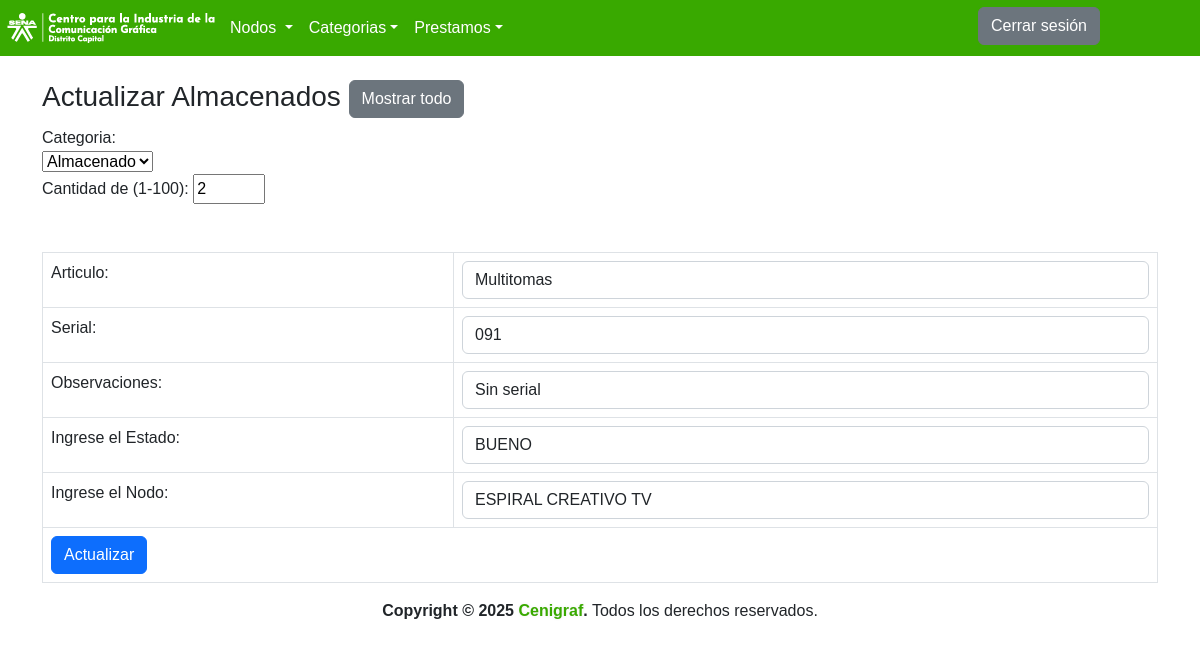
Screenshot of /InicioSesion/Usuarios/Delegados/vistas/Almacenados/actualizar_almacenados.php?id=214 with the database file from the repository.
### tables this page shows
CREATE TABLE `almacenado` (
  `ID_ALMACENADO` int(20) NOT NULL,
  `NOMBRE_ALMACENADO` varchar(50) NOT NULL,
  `CATEGORIA_NOMBRE` varchar(50) NOT NULL,
  `SERIAL_ALMACENADO` varchar(50) NOT NULL,
  `OBSERV_ALMACENADO` varchar(150) NOT NULL,
  `ESTADO` varchar(50) NOT NULL,
  `nodos` varchar(50) NOT NULL,
  `CANTIDAD_ALMACENADO` int(11) NOT NULL
);

### InicioSesion/Usuarios/Delegados/vistas/Almacenados/actualizar_almacenados.php (the view, shortened to what this page needs)
<?php
include '../../conexionPDO.php';
$id=$_GET['id'];
$sql="SELECT * FROM almacenado WHERE ID_ALMACENADO='".$id."'";
$query=mysqli_query($con,$sql);
$row=mysqli_fetch_assoc($query);
   			?>
<!DOCTYPE html>
<html lang="en">
	<head>
	<link rel="stylesheet" href="https://cdn.jsdelivr.net/npm/bootstrap@5.2.1/dist/css/bootstrap.min.css">
	<link rel="stylesheet" href="../css/style.css">
</head>
		<header>
    <div class="contenedor-principal">
        <nav class="navbar navbar-expand-lg " style="background:#39A900;">
            <a href="http://localhost/Inventario/InicioSesion/Usuarios/Delegados/index.php">
            <img src="../../img/logosena.PNG">
            </a>
            <div class="collapse navbar-collapse" id="navbarNavDropdown">
                <ul class="navbar-nav">
                    <li class="nav-item active">
                        <div class="menunavegacion">
                            <a class="nav-link dropdown-toggle" href="#" id="navbarDropdownMenuLink" data-toggle="dropdown" aria-haspopup="true" aria-expanded="false">Nodos
                            </a>
                    </li>
                    <li class="nav-item dropdown">
                    <a class="nav-link dropdown-toggle" href="#" id="navbarDropdownMenuLink" data-toggle="dropdown" aria-haspopup="true" aria-expanded="false">Categorias</a>
                    </li>
                    <li class="nav-item dropdown">
                    <a class="nav-link dropdown-toggle" href="#" id="navbarDropdownMenuLink" data-toggle="dropdown" aria-haspopup="true" aria-expanded="false">Prestamos</a>
                    </li>
                </ul>
            </div>
            <a href="../../../../../index.php"><button type="button" class="btn btn-secondary" style=" margin-top:-5px; margin-right:100px; ">Cerrar sesi&oacute;n</button> </a>
    </div>
</header>
<body>
<br>
<div class="container">
  <div class="page-header">
    <h1 class="h3">Actualizar Almacenados <a class="btn btn-secondary" href="listas_almacenados.php"> <span class="glyphicon glyphicon-eye-open"></span>Mostrar todo </a></h1>
  </div>
  <form method="post" enctype="multipart/form-data" class="form-horizontal">
    <table class="table table-bordered table-responsive">
      <tr>
        <td><label class="control-label">Articulo:</label></td>
        <td><input class="form-control" type="text"  placeholder="Nombres Almacenado" name="NOMBRE_ALMACENADO"  value="<?php echo $row['NOMBRE_ALMACENADO']  ?>" required ></td>
      </tr>
      <tr>
	  <label  type="text" class="CATEGORIA" name="categoria_nombre" required >Categoria:
            <br>
<select class="CATEGORIA" name="CATEGORIA_NOMBRE" value="<?php echo $row['CATEGORIA_NOMBRE']  ?>" required>
<option value="<?php echo $row['CATEGORIA_NOMBRE']  ?>" ><?php echo $row['CATEGORIA_NOMBRE']  ?> </option >
</select>
</label>
      </tr>
	  <br>
      <tr>
	  <label  class="Cantidad">Cantidad de (1-100):
<input type="number" id="tentacles" name="CANTIDAD_ALMACENADO"  required
       min="1" max="100" value="<?php echo $row['CANTIDAD_ALMACENADO']  ?>">
       </label>
	   <br>
	   <br>
	   </tr>
	  <tr>
	  <td><label class="control-label">Serial:</label></td>
	  <td><input class="form-control" type="text"  placeholder="Serial" name="SERIAL_ALMACENADO"  value="<?php echo $row['SERIAL_ALMACENADO']  ?>" required > </td>
	  </tr>
	  <tr>
        <td><label class="control-label">Observaciones:</label></td>
        <td><input class="form-control" type="text"  placeholder="Observacion" name="OBSERV_ALMACENADO" value="<?php echo $row['OBSERV_ALMACENADO']  ?>" required > </td>
      </tr>
	  <tr>
	  <td><label class="control-label">Ingrese el Estado:</label></td>
	  <td><select class="form-control" type="text" align="center" placeholder="Cargo" name="ESTADO">
			<option value="<?php echo $row['ESTADO']  ?>"><?php echo $row['ESTADO']  ?></option>
			</select></td>
	  </tr>
			<br>
      <tr>
      <td><label class="control-label">Ingrese el Nodo:</label></td>
      <td><select class="form-control" type="text" align="center" placeholder="Nodo" name="Nodos">
            <option value="<?php echo $row['nodos']  ?>"><?php echo $row['nodos']  ?></option>
            </select></td>
      </tr>
      <tr>
        <td colspan="2"><input type="submit" class="btn btn-primary" value="Actualizar" name="modificar" ></td>
      </tr>
    </table>
  </form>
<footer class="main-footerART" align="center">
		<strong class="escrito1" >Copyright &copy; 2025 <a class="escrito" href="https://comunicaciongraficasena.blogspot.com">Cenigraf</a>.</strong> Todos los derechos reservados.
	</footer>
</body>
</html>

### InicioSesion/Usuarios/Delegados/vistas/css/style.css (style rules this page uses)
.nav-link { color: #FFFFFF; }
body { background-color: #ffffff; font-family: 'Ubuntu', sans-serif; }
a { text-shadow: 0px 0px 3px rgba(117, 117, 117, 0.12); color: #39A900; text-decoration: none; }

### rows the page displays
almacenado: NOMBRE_ALMACENADO "Multitomas", CATEGORIA_NOMBRE "Almacenado", CANTIDAD_ALMACENADO "2", SERIAL_ALMACENADO "091", OBSERV_ALMACENADO "Sin serial", ESTADO "BUENO", Nodos "ESPIRAL CREATIVO TV"
